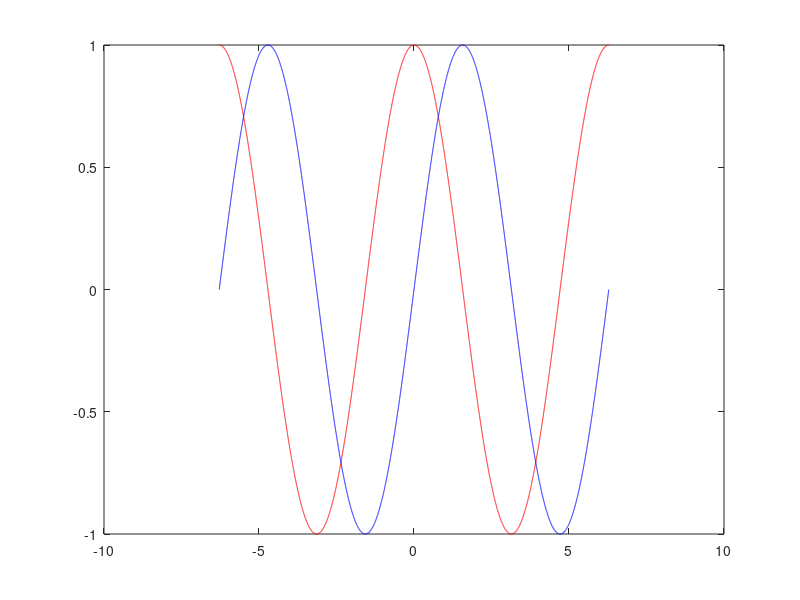

The MATLAB script that drew this image: (Note: this script raises an error after producing the figure.)

h = 0.001;       % step size
X = -2*pi:h:2*pi;    % domain
f = sin(X);
Y = diff(f)/h;   % first derivative
Z = diff(Y)/h;   % second derivative

plot(X(:,1:length(Y)),Y,'r',X,f,'b')
[a,b] = findpeaks(f);

grid on 


